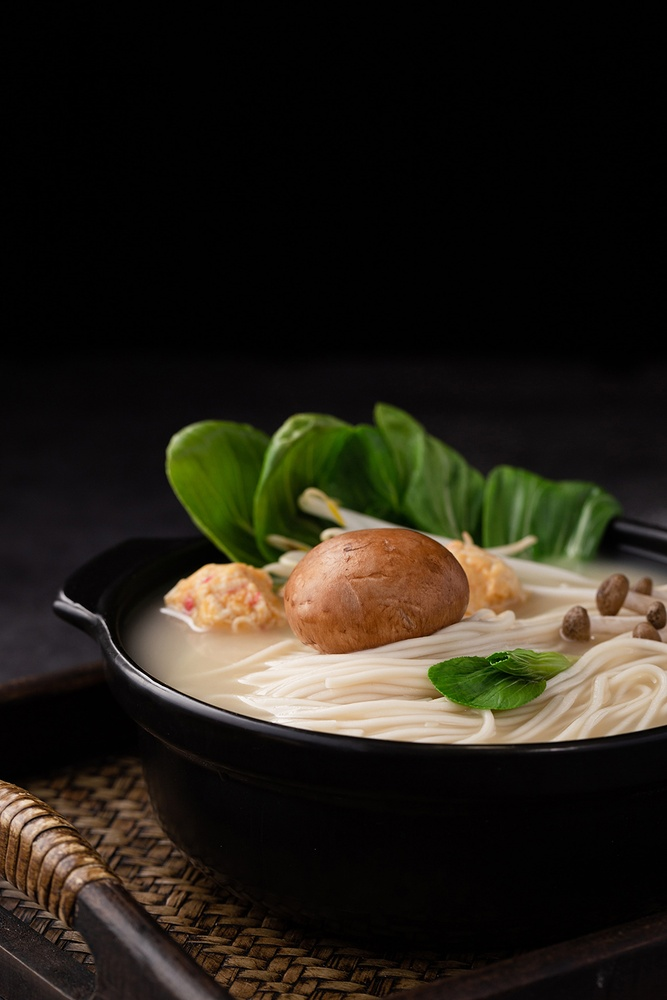
#> input picture Python Class Work/260601/noddle.jpg, 667 x 1000 px, shrunk from 1000 x 1500 before the run, found by its file name
$ python 260601_6.py
#> lines starting #> are read from the running program, lines starting #| are printed output that depends on the picture
import cv2

# 1. 원본 이미지 불러오기
# cv2.IMREAD_COLOR 옵션으로 국수 사진을 '컬러' 상태 그대로 읽어옵니다.
img1 = cv2.imread(
    "D:\\VS Code File\\python Study\\Python Class Work\\260601\\noddle.jpg",
    cv2.IMREAD_COLOR,
)
#> img1 is the input picture: shape (1000, 667, 3); mean B, G, R 24.3, 33.6, 38.5

# 2. 스타일화(수채화/유화 느낌) 필터 적용하기
# sigma_s(공간 대역폭): 값이 클수록 부드러워지고, 스케치 느낌이 강해집니다 (0~200)
# sigma_r(범위 대역폭): 값이 클수록 색상이 뭉개지면서 단순해집니다 (0~1)
img2 = cv2.stylization(img1, sigma_s=100, sigma_r=0.9)
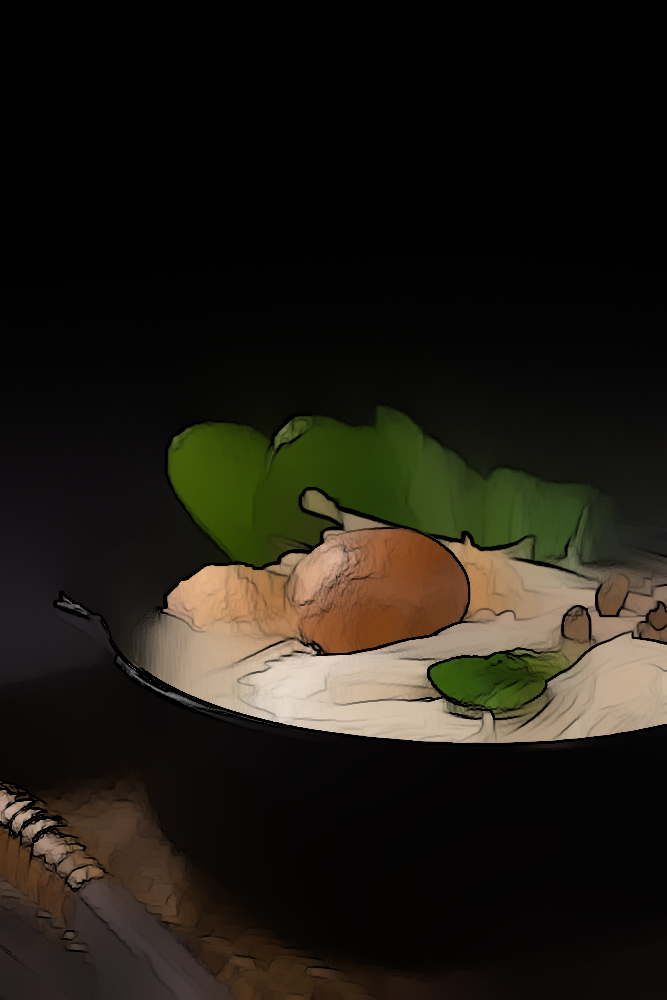
#> img2: shape (1000, 667, 3); mean B, G, R 20.8, 28.8, 32.9

# 3. 화면에 결과 띄우기
cv2.imshow("original", img1)  # "original"이라는 창에 원본 사진 띄우기
cv2.imshow("result", img2)  # "result"라는 창에 필터가 적용된 사진 띄우기

# 4. 키보드 입력 대기 및 창 닫기
cv2.waitKey(0)  # 사용자가 키보드 아무 키나 누를 때까지 창을 닫지 않고 무한 대기합니다.
cv2.destroyAllWindows()  # 키를 누르면 열려 있던 모든 이미지 창을 깔끔하게 닫습니다.

# 5. 이미지 파일로 저장하기
cv2.imwrite(
    "D:\\VS Code File\\python Study\\Python Class Work\\260601\\result_noddle.jpg",
    img2,
) # 필터가 적용된 img2 변수를 "result.jpg"라는 이름으로 저장합니다.
